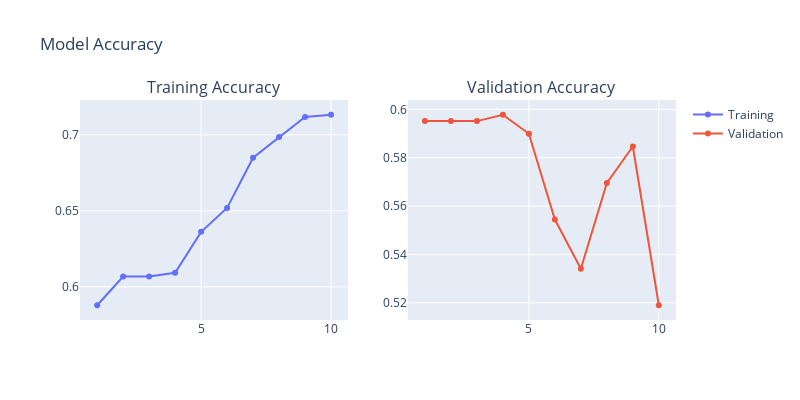

The notebook cell saved with this chart:
### Code cell
# Model Accuracy graph
fig = make_subplots(rows=1, cols=2, subplot_titles=('Training Accuracy', 'Validation Accuracy'))

fig.add_trace(go.Scatter(x=list(range(1, len(history2.history['accuracy'])+1)), y=history2.history['accuracy'], name='Training'), row=1, col=1)
fig.add_trace(go.Scatter(x=list(range(1, len(history2.history['val_accuracy'])+1)), y=history2.history['val_accuracy'], name='Validation'), row=1, col=2)

fig.update_layout(height=400, width=800, title_text="Model Accuracy")
fig.show()

### Figure 1 — Plotly figure (JSON) as saved in the notebook; plotly's stock layout.template omitted (floating-point values rounded to 4 significant figures)
{"data": [{"name": "Training", "type": "scatter", "x": [1, 2, 3, 4, 5, 6, 7, 8, 9, 10], "xaxis": "x", "y": [0.588, 0.6068, 0.6068, 0.6093, 0.6362, 0.652, 0.6849, 0.6986, 0.7117, 0.7132], "yaxis": "y"}, {"name": "Validation", "type": "scatter", "x": [1, 2, 3, 4, 5, 6, 7, 8, 9, 10], "xaxis": "x2", "y": [0.5951, 0.5951, 0.5951, 0.5978, 0.5899, 0.5545, 0.5341, 0.5696, 0.5846, 0.519], "yaxis": "y2"}], "layout": {"annotations": [{"font": {"size": 16}, "showarrow": false, "text": "Training Accuracy", "x": 0.225, "xanchor": "center", "xref": "paper", "y": 1, "yanchor": "bottom", "yref": "paper"}, {"font": {"size": 16}, "showarrow": false, "text": "Validation Accuracy", "x": 0.775, "xanchor": "center", "xref": "paper", "y": 1, "yanchor": "bottom", "yref": "paper"}], "height": 400, "title": {"text": "Model Accuracy"}, "width": 800, "xaxis": {"anchor": "y", "domain": [0, 0.45]}, "xaxis2": {"anchor": "y2", "domain": [0.55, 1]}, "yaxis": {"anchor": "x", "domain": [0, 1]}, "yaxis2": {"anchor": "x2", "domain": [0, 1]}}}
